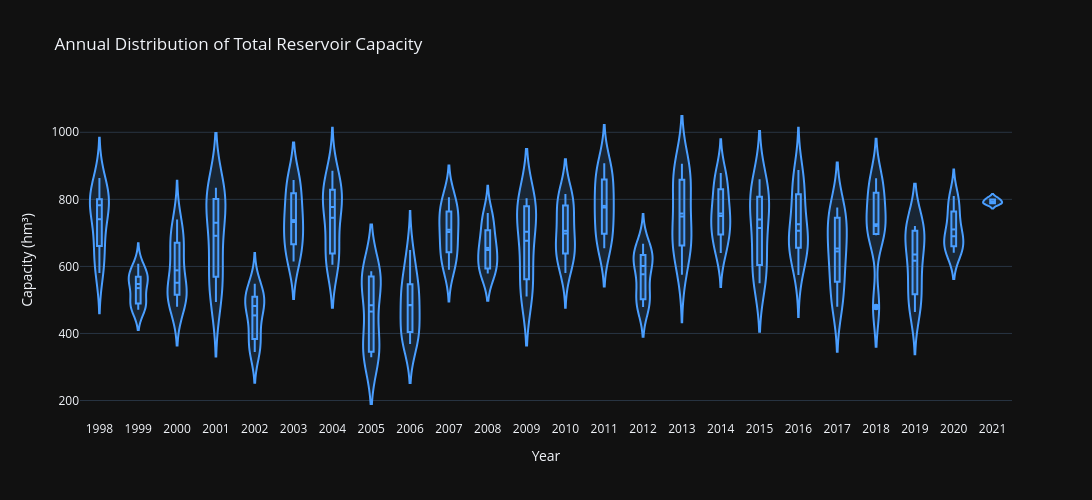

Here is the notebook cell this chart was saved with:
### Markdown cell above
## **3. Annual Distribution**

Violin plots by year reveal:
- **Driest years: 2002, 2005, 2006** — means below 500 hm³
- **Wettest years: 2011, 2013, 2021** — means above 750 hm³ (2021 has only 3 months)
- High interannual variability — the system can swing 400 hm³ between years

### Code cell
annual_stats = df_pivot.groupby("year")["total_hm3"].agg(["mean", "min", "max"]).reset_index()

fig = go.Figure()

for year in sorted(df_pivot["year"].unique()):
    values = df_pivot[df_pivot["year"] == year]["total_hm3"].values
    fig.add_trace(go.Violin(
        x=[year] * len(values),
        y=values,
        name=str(year),
        box_visible=True,
        meanline_visible=True,
        showlegend=False,
        line_color="#4a9eff",
        fillcolor="rgba(74, 158, 255, 0.15)",
    ))

fig.update_layout(
    title="Annual Distribution of Total Reservoir Capacity",
    xaxis_title="Year",
    yaxis_title="Capacity (hm³)",
    template="plotly_dark",
    height=500,
    xaxis=dict(type="category"),
    width=1500,
)

fig.show()

# Driest and wettest years
print("Driest years  :", annual_stats.nsmallest(3, "mean")[["year", "mean"]].to_string(index=False))
print("Wettest years :", annual_stats.nlargest(3, "mean")[["year", "mean"]].to_string(index=False))

### Figure 1 — Plotly figure (JSON) as saved in the notebook; plotly's stock layout.template omitted (floating-point values rounded to 4 significant figures)
{"data": [{"box": {"visible": true}, "fillcolor": "rgba(74, 158, 255, 0.15)", "line": {"color": "#4a9eff"}, "meanline": {"visible": true}, "name": "1998", "showlegend": false, "type": "violin", "x": [1998, 1998, 1998, 1998, 1998, 1998, 1998, 1998, 1998, 1998, 1998, 1998], "y": [788.4, 790.7, 785.9, 810.6, 864.0, 836.8, 778.9, 726.2, 680.0, 641.6, 605.9, 580.4]}, {"box": {"visible": true}, "fillcolor": "rgba(74, 158, 255, 0.15)", "line": {"color": "#4a9eff"}, "meanline": {"visible": true}, "name": "1999", "showlegend": false, "type": "violin", "x": [1999, 1999, 1999, 1999, 1999, 1999, 1999, 1999, 1999, 1999, 1999, 1999], "y": [565.5, 550.5, 564.2, 572.4, 607.9, 588.2, 545.0, 499.9, 470.9, 479.3, 477.1, 502.3]}, {"box": {"visible": true}, "fillcolor": "rgba(74, 158, 255, 0.15)", "line": {"color": "#4a9eff"}, "meanline": {"visible": true}, "name": "2000", "showlegend": false, "type": "violin", "x": [2000, 2000, 2000, 2000, 2000, 2000, 2000, 2000, 2000, 2000, 2000, 2000], "y": [516.1, 524.8, 514.4, 678.9, 740.0, 697.5, 635.3, 577.6, 523.1, 479.4, 509.3, 662.9]}, {"box": {"visible": true}, "fillcolor": "rgba(74, 158, 255, 0.15)", "line": {"color": "#4a9eff"}, "meanline": {"visible": true}, "name": "2001", "showlegend": false, "type": "violin", "x": [2001, 2001, 2001, 2001, 2001, 2001, 2001, 2001, 2001, 2001, 2001, 2001], "y": [780.5, 783.2, 824.5, 834.6, 819.1, 762.0, 697.9, 637.6, 583.5, 555.2, 523.6, 494.0]}, {"box": {"visible": true}, "fillcolor": "rgba(74, 158, 255, 0.15)", "line": {"color": "#4a9eff"}, "meanline": {"visible": true}, "name": "2002", "showlegend": false, "type": "violin", "x": [2002, 2002, 2002, 2002, 2002, 2002, 2002, 2002, 2002, 2002, 2002, 2002], "y": [486.6, 476.9, 501.1, 520.4, 518.5, 489.3, 441.8, 389.3, 350.6, 344.6, 377.9, 548.5]}, {"box": {"visible": true}, "fillcolor": "rgba(74, 158, 255, 0.15)", "line": {"color": "#4a9eff"}, "meanline": {"visible": true}, "name": "2003", "showlegend": false, "type": "violin", "x": [2003, 2003, 2003, 2003, 2003, 2003, 2003, 2003, 2003, 2003, 2003, 2003], "y": [661.6, 740.0, 845.7, 857.8, 853.7, 790.8, 724.2, 670.9, 622.2, 614.9, 706.2, 768.9]}, {"box": {"visible": true}, "fillcolor": "rgba(74, 158, 255, 0.15)", "line": {"color": "#4a9eff"}, "meanline": {"visible": true}, "name": "2004", "showlegend": false, "type": "violin", "x": [2004, 2004, 2004, 2004, 2004, 2004, 2004, 2004, 2004, 2004, 2004, 2004], "y": [778.7, 785.4, 816.4, 840.4, 885.3, 846.6, 776.2, 715.4, 653.6, 624.0, 613.7, 604.6]}, {"box": {"visible": true}, "fillcolor": "rgba(74, 158, 255, 0.15)", "line": {"color": "#4a9eff"}, "meanline": {"visible": true}, "name": "2005", "showlegend": false, "type": "violin", "x": [2005, 2005, 2005, 2005, 2005, 2005, 2005, 2005, 2005, 2005, 2005, 2005], "y": [585.6, 567.5, 571.8, 581.5, 556.5, 513.6, 454.6, 397.6, 346.3, 329.2, 335.8, 344.6]}, {"box": {"visible": true}, "fillcolor": "rgba(74, 158, 255, 0.15)", "line": {"color": "#4a9eff"}, "meanline": {"visible": true}, "name": "2006", "showlegend": false, "type": "violin", "x": [2006, 2006, 2006, 2006, 2006, 2006, 2006, 2006, 2006, 2006, 2006, 2006], "y": [368.8, 374.2, 497.2, 550.2, 543.7, 513.7, 473.2, 434.5, 396.6, 412.0, 596.8, 648.9]}, {"box": {"visible": true}, "fillcolor": "rgba(74, 158, 255, 0.15)", "line": {"color": "#4a9eff"}, "meanline": {"visible": true}, "name": "2007", "showlegend": false, "type": "violin", "x": [2007, 2007, 2007, 2007, 2007, 2007, 2007, 2007, 2007, 2007, 2007, 2007], "y": [650.2, 706.4, 738.6, 773.7, 806.0, 796.5, 753.7, 711.5, 664.7, 633.7, 606.8, 589.8]}, {"box": {"visible": true}, "fillcolor": "rgba(74, 158, 255, 0.15)", "line": {"color": "#4a9eff"}, "meanline": {"visible": true}, "name": "2008", "showlegend": false, "type": "violin", "x": [2008, 2008, 2008, 2008, 2008, 2008, 2008, 2008, 2008, 2008, 2008, 2008], "y": [584.9, 584.4, 579.0, 668.1, 740.8, 759.1, 727.3, 688.9, 656.7, 629.2, 602.5, 641.0]}, {"box": {"visible": true}, "fillcolor": "rgba(74, 158, 255, 0.15)", "line": {"color": "#4a9eff"}, "meanline": {"visible": true}, "name": "2009", "showlegend": false, "type": "violin", "x": [2009, 2009, 2009, 2009, 2009, 2009, 2009, 2009, 2009, 2009, 2009, 2009], "y": [709.2, 769.1, 799.4, 803.3, 790.4, 755.9, 698.2, 641.6, 585.0, 538.4, 510.4, 516.8]}, {"box": {"visible": true}, "fillcolor": "rgba(74, 158, 255, 0.15)", "line": {"color": "#4a9eff"}, "meanline": {"visible": true}, "name": "2010", "showlegend": false, "type": "violin", "x": [2010, 2010, 2010, 2010, 2010, 2010, 2010, 2010, 2010, 2010, 2010, 2010], "y": [580.2, 648.5, 751.5, 801.3, 815.8, 806.9, 761.6, 706.6, 660.5, 628.1, 622.7, 689.3]}, {"box": {"visible": true}, "fillcolor": "rgba(74, 158, 255, 0.15)", "line": {"color": "#4a9eff"}, "meanline": {"visible": true}, "name": "2011", "showlegend": false, "type": "violin", "x": [2011, 2011, 2011, 2011, 2011, 2011, 2011, 2011, 2011, 2011, 2011, 2011], "y": [752.5, 779.3, 837.8, 880.8, 907.9, 885.2, 826.1, 772.2, 719.5, 674.0, 675.7, 654.0]}, {"box": {"visible": true}, "fillcolor": "rgba(74, 158, 255, 0.15)", "line": {"color": "#4a9eff"}, "meanline": {"visible": true}, "name": "2012", "showlegend": false, "type": "violin", "x": [2012, 2012, 2012, 2012, 2012, 2012, 2012, 2012, 2012, 2012, 2012, 2012], "y": [634.5, 619.3, 607.3, 643.5, 667.5, 633.1, 595.5, 546.1, 510.8, 478.7, 488.9, 493.4]}, {"box": {"visible": true}, "fillcolor": "rgba(74, 158, 255, 0.15)", "line": {"color": "#4a9eff"}, "meanline": {"visible": true}, "name": "2013", "showlegend": false, "type": "violin", "x": [2013, 2013, 2013, 2013, 2013, 2013, 2013, 2013, 2013, 2013, 2013, 2013], "y": [575.5, 657.7, 835.7, 895.5, 906.2, 880.6, 826.4, 772.8, 724.6, 696.6, 667.4, 652.9]}, {"box": {"visible": true}, "fillcolor": "rgba(74, 158, 255, 0.15)", "line": {"color": "#4a9eff"}, "meanline": {"visible": true}, "name": "2014", "showlegend": false, "type": "violin", "x": [2014, 2014, 2014, 2014, 2014, 2014, 2014, 2014, 2014, 2014, 2014, 2014], "y": [740.6, 773.9, 849.0, 878.3, 854.6, 811.1, 759.8, 708.8, 662.9, 639.7, 681.9, 730.3]}, {"box": {"visible": true}, "fillcolor": "rgba(74, 158, 255, 0.15)", "line": {"color": "#4a9eff"}, "meanline": {"visible": true}, "name": "2015", "showlegend": false, "type": "violin", "x": [2015, 2015, 2015, 2015, 2015, 2015, 2015, 2015, 2015, 2015, 2015, 2015], "y": [756.1, 780.9, 841.9, 859.7, 831.2, 783.8, 724.1, 671.5, 623.4, 585.6, 566.1, 549.6]}, {"box": {"visible": true}, "fillcolor": "rgba(74, 158, 255, 0.15)", "line": {"color": "#4a9eff"}, "meanline": {"visible": true}, "name": "2016", "showlegend": false, "type": "violin", "x": [2016, 2016, 2016, 2016, 2016, 2016, 2016, 2016, 2016, 2016, 2016, 2016], "y": [574.8, 667.1, 729.7, 836.4, 887.8, 849.7, 794.1, 737.4, 682.8, 645.4, 638.8, 666.0]}, {"box": {"visible": true}, "fillcolor": "rgba(74, 158, 255, 0.15)", "line": {"color": "#4a9eff"}, "meanline": {"visible": true}, "name": "2017", "showlegend": false, "type": "violin", "x": [2017, 2017, 2017, 2017, 2017, 2017, 2017, 2017, 2017, 2017, 2017, 2017], "y": [646.1, 758.6, 775.7, 758.6, 732.2, 695.4, 660.5, 620.0, 575.1, 534.0, 500.5, 479.7]}, {"box": {"visible": true}, "fillcolor": "rgba(74, 158, 255, 0.15)", "line": {"color": "#4a9eff"}, "meanline": {"visible": true}, "name": "2018", "showlegend": false, "type": "violin", "x": [2018, 2018, 2018, 2018, 2018, 2018, 2018, 2018, 2018, 2018, 2018, 2018], "y": [479.8, 478.5, 693.0, 819.0, 856.0, 862.7, 820.6, 774.6, 732.4, 699.8, 719.1, 712.8]}, {"box": {"visible": true}, "fillcolor": "rgba(74, 158, 255, 0.15)", "line": {"color": "#4a9eff"}, "meanline": {"visible": true}, "name": "2019", "showlegend": false, "type": "violin", "x": [2019, 2019, 2019, 2019, 2019, 2019, 2019, 2019, 2019, 2019, 2019, 2019], "y": [701.6, 720.3, 710.7, 720.5, 699.9, 645.9, 587.4, 536.6, 497.6, 463.7, 495.2, 624.7]}, {"box": {"visible": true}, "fillcolor": "rgba(74, 158, 255, 0.15)", "line": {"color": "#4a9eff"}, "meanline": {"visible": true}, "name": "2020", "showlegend": false, "type": "violin", "x": [2020, 2020, 2020, 2020, 2020, 2020, 2020, 2020, 2020, 2020, 2020, 2020], "y": [647.0, 675.7, 702.4, 800.5, 810.3, 775.0, 722.0, 673.1, 641.1, 646.2, 677.7, 753.0]}, {"box": {"visible": true}, "fillcolor": "rgba(74, 158, 255, 0.15)", "line": {"color": "#4a9eff"}, "meanline": {"visible": true}, "name": "2021", "showlegend": false, "type": "violin", "x": [2021, 2021, 2021], "y": [786.6, 792.2, 802.5]}], "layout": {"height": 500, "title": {"text": "Annual Distribution of Total Reservoir Capacity"}, "width": 1500, "xaxis": {"title": {"text": "Year"}, "type": "category"}, "yaxis": {"title": {"text": "Capacity (hm³)"}}}}
